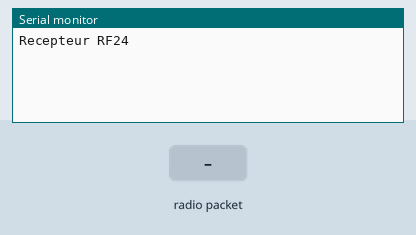
Simulated run of this sketch. Board: Arduino Uno, built with avr-gcc and run on an emulated ATmega328P. Shown: the last lines printed to the serial monitor. The test bench sets the inputs (shaded band). No radio packets arrive unless stated.

Above: at 1.2 s.
1.3 s: radio packet "1" arrives
At 2.5 s:
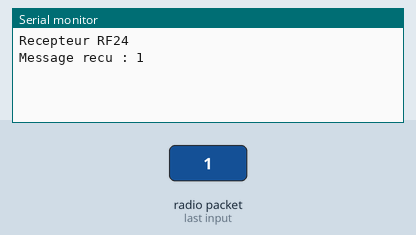
2.8 s: radio packet "0" arrives
At 3.8 s:
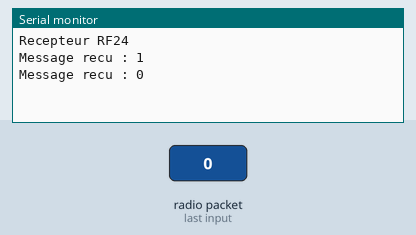
4.3 s: radio packet "2" arrives
At 5.0 s:
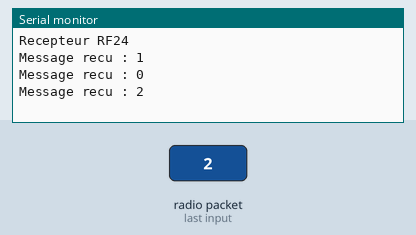

The sketch:

nrf24_recepteur_test.ino
```cpp
/***********************************************************
Sketch permettant à l'Arduino de recevoir des messages
en provenance d'un autre Arduino, ou d'un Raspberry, par
l'entremise d'un module nRF24L01.
Les messages reçus sont affichés dans le moniteur série.
http://electroniqueamateur.blogspot.ca/2017/02/communication-par-nrf24l01-entre-deux.html
*************************************************************/

#include <SPI.h>
#include "nRF24L01.h"
#include "RF24.h"

RF24 radio(7, 8);
const uint64_t adresse = 0x1111111111;
const int taille = 32;
char message[taille + 1];

void setup(void)
{
  Serial.begin(115200);
  Serial.println("Recepteur RF24");
  radio.begin();
  radio.openReadingPipe(1, adresse);
  radio.startListening();
}

void loop(void)
{
  while ( radio.available() )
  {
    radio.read( message, taille );
    Serial.print("Message recu : ");
    Serial.println(message);
  }
}
```

Measured:
- after the input at 1.3 s, the serial monitor: prints a new line at once (image 1)
- after the input at 2.8 s, the serial monitor: prints a new line at once (image 2)
- after the input at 4.3 s, the serial monitor: prints a new line at once (image 3)
